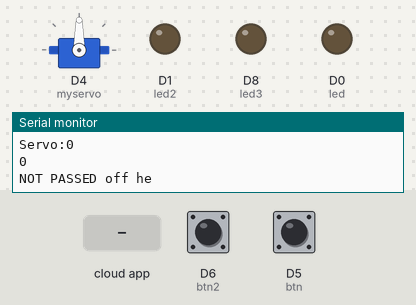
This sketch was run on a simulated ESP8266 (Wemos D1 mini). On the bench: servo, output pins drawn as LEDs (lit = HIGH), the last lines printed to the serial monitor. Inputs (shaded band) come from the test bench; at power-on: D6 (btn2) LOW, D5 (btn) LOW. WiFi joins after 1.5 s; servers stay silent unless stated; the Firebase database answers and starts empty; pins used as bus, display or sensor lines are not drawn.

Above: at 2.7 s.
2.8 s: the phone or cloud app sets led to 1
At 3.7 s:
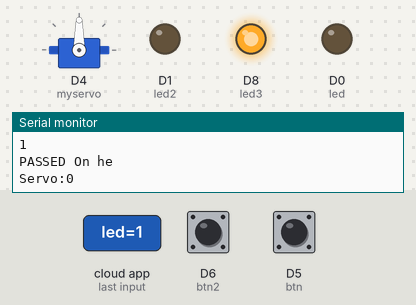
4.3 s: the phone or cloud app sets servo to 1
At 5.6 s:
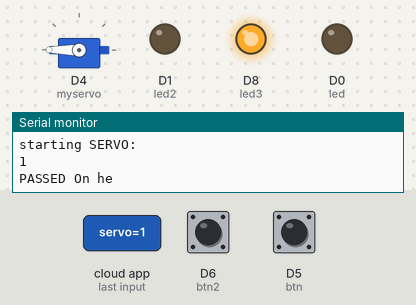
6.0 s: D6 (btn2) pulled HIGH for 0.15 s
At 6.31 s:
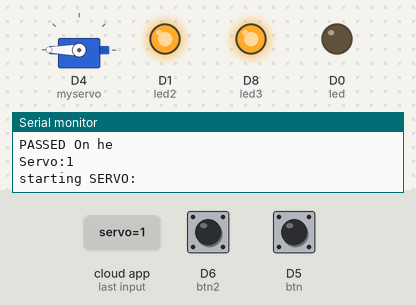
7.9 s: D5 (btn) pulled HIGH for 0.15 s
At 8.19 s:
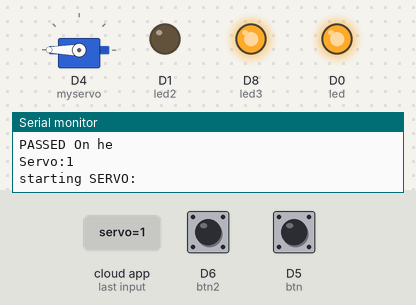
9.9 s: the phone or cloud app sets led to 0
At 10.9 s:
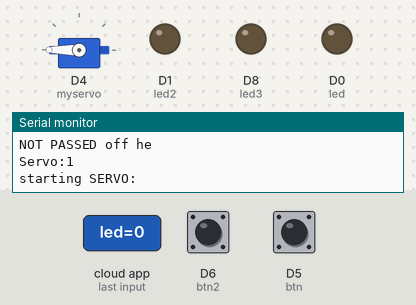
11.5 s: D6 (btn2) pulled HIGH for 1 s
At 12.3 s:
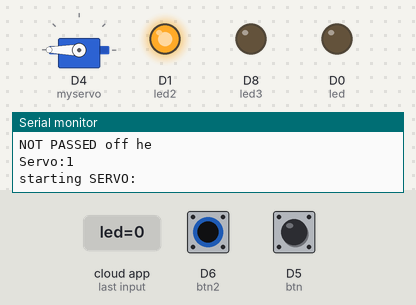
Timing chart, 0 to 14.5 s (numbered marks = the images above; inputs shaded):
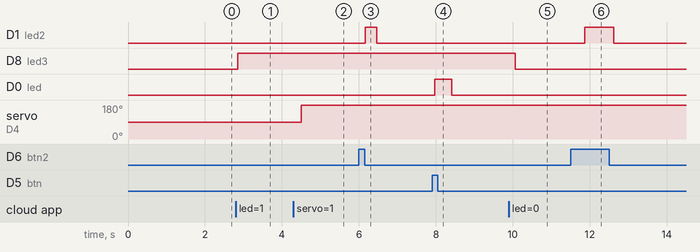

Measured:
- after the input at 2.8 s, D8 (led3): LOW → HIGH after 0.06 s
- after the input at 4.3 s, servo on D4 (myservo): 90° → 180° after 0.21 s
- after the input at 6.0 s, D1 (led2): LOW → HIGH after 0.16 s, → LOW 0.30 s later
- after the input at 7.9 s, D0 (led): LOW → HIGH after 0.07 s, → LOW 0.45 s later
- after the input at 9.9 s, D8 (led3): HIGH → LOW after 0.17 s
- after the input at 11.5 s, D1 (led2): LOW → HIGH after 0.37 s, → LOW 0.75 s later

The sketch:

sketch_dec03a.ino
```cpp
#include "FirebaseESP8266.h"
#include <ESP8266WiFi.h>
#include <Servo.h>
//#include <FirebaseArduino.h>
//time taking library
#include <NTPClient.h>
#include <WiFiUdp.h>
WiFiUDP ntpUDP;
NTPClient timeClient(ntpUDP, "pk.pool.ntp.org", 18000, 60000);  //here you have to write zone value taken from  https://www.epochconverter.com/timezones
Servo myservo;
#define FIREBASE_HOST "https://wemostesting-41ab1-default-rtdb.firebaseio.com/"
#define FIREBASE_AUTH "Ejh2eQkVhd75Y2s7Ld8OHL1o4Cehc1U2AcsPjgsx"
//#define WIFI_SSID "TP-LINK_NBB"
#define WIFI_SSID "laptop"
#define WIFI_PASSWORD "99551100"

#define btn D5
#define btn2 D6
#define led D0
#define led2 D1
#define led3 D8

FirebaseData firebaseData;

FirebaseJson json;

//void printResult(FirebaseData &data);
long microsecondsToInches(long microseconds) {
  return microseconds / 74 / 2;
}

long microsecondsToCentimeters(long microseconds) {
  return microseconds / 29 / 2;
}

void setup() {
  // put your setup code here, to run once:


  pinMode(btn, INPUT);
  pinMode(led, OUTPUT);
  pinMode(led2, OUTPUT);
  pinMode(led3, OUTPUT);
    myservo.attach(D4);
  pinMode(LED_BUILTIN, OUTPUT);

  Serial.begin(115200);
  // Udp.begin(localPort);
  WiFi.begin(WIFI_SSID, WIFI_PASSWORD);
  Serial.print("Connecting to Wi-Fi");
  while (WiFi.status() != WL_CONNECTED)
  {
    digitalWrite(LED_BUILTIN, LOW);
    Serial.print(".");
    delay(300);
  }

  digitalWrite(LED_BUILTIN, HIGH);
  Serial.println();
  Serial.print("Connected with IP: ");
  Serial.println(WiFi.localIP());
  Serial.println();

  Firebase.begin(FIREBASE_HOST, FIREBASE_AUTH);
  Firebase.reconnectWiFi(true);
  timeClient.begin();
  //Set the size of WiFi rx/tx buffers in the case where we want to work with large data.
  firebaseData.setBSSLBufferSize(1024, 1024);

  //Set the size of HTTP response buffers in the case where we want to work with large data.
  firebaseData.setResponseSize(1024);

  //Set database read timeout to 1 minute (max 15 minutes)
  Firebase.setReadTimeout(firebaseData, 1000 * 60);
  //tiny, small, medium, large and unlimited.
  //Size and its write timeout e.g. tiny (1s), small (10s), medium (30s) and large (60s).
  Firebase.setwriteSizeLimit(firebaseData, "tiny");


}

void loop() {
  // put your main code here, to run repeatedly:
  if (WiFi.status() != WL_CONNECTED) {
    digitalWrite(LED_BUILTIN, LOW);
    while (WiFi.status() != WL_CONNECTED)
    {
      digitalWrite(LED_BUILTIN, LOW);
      Serial.print(".");
      delay(300);
    }

  }
  else
  {
    digitalWrite(LED_BUILTIN, 1);
  }
  String path = "wemos";
  //   int data=firebaseData.intData();
  if (Firebase.getInt(firebaseData, "/wemos/led")) {

    if (firebaseData.dataType() == "int") {
      int data = firebaseData.intData();
      Serial.println(firebaseData.intData());
      //      Serial.println(data);
      if (firebaseData.intData() == 1)
      {
        Serial.println("PASSED On he");
        digitalWrite(led3, HIGH);
      }
      else
      {
        Serial.println("NOT PASSED off he");
        digitalWrite(led3, LOW);

      }
    }

  } else {
    Serial.println(firebaseData.errorReason());
  }

  if (Firebase.getInt(firebaseData, "/wemos/servo")) {

    if (firebaseData.dataType() == "int") {
      int data = firebaseData.intData();
      Serial.print("Servo:");
      Serial.println(firebaseData.intData());
      int value=firebaseData.intData();
      if(firebaseData.intData()){
        Serial.println("starting SERVO:");
  int val=map(value,0,value,0,255);
         myservo.write(val);


      //      Serial.println(data);
//      if (firebaseData.intData() == 1)
//      {
//        Serial.println("PASSED On he");
//        digitalWrite(led3, HIGH);
//      }
//      else
//      {
//        Serial.println("NOT PASSED off he");
//        digitalWrite(led3, LOW);
//
      }
    }

  } else {
    Serial.println(firebaseData.errorReason());
  }
  if (digitalRead(btn) == HIGH) {
    digitalWrite(led, HIGH);
    String path = "wemos";
    //    Firebase.pushInt(firebaseData, path + randNum,inches );
    //    Firebase.pushString(firebaseData, path + randNum,dates );  //sending time to firebase
    //    Firebase.pushStringByMe("Time", path + randNum,dates );  //sending time to firebase

    //    Serial.println(firebaseData);
    //    Firebase.pushInt(firebaseData, path + randNum,inches );
    //   Firebase.pushInt("logs", 123);

    // Firebase.setInt(firebaseData, path+"/distance", inches);
    Firebase.setInt(firebaseData, path + "/led", 1);


  }
  else
  {
    digitalWrite(led, LOW);

  }
  if (digitalRead(btn2) == HIGH) {
    String path = "wemos";
    Firebase.setInt(firebaseData, path + "/led", 0);
    digitalWrite(led2, HIGH);

  }
  else
  {
    digitalWrite(led2, LOW);

  }

}
```
